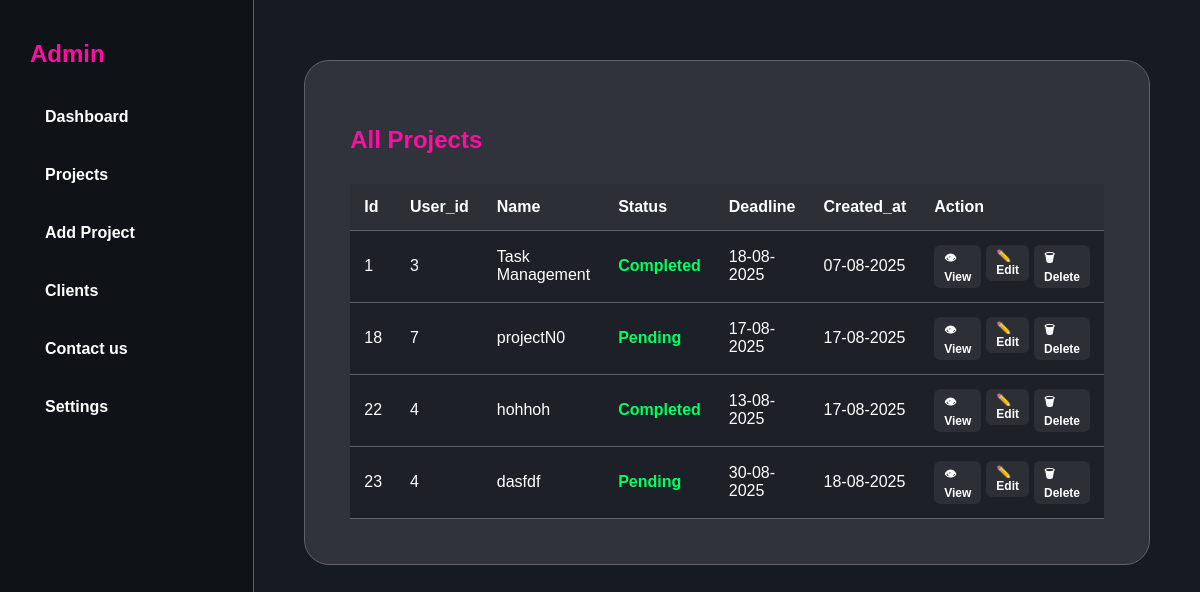
Screenshot of /admin/admin_projects.php with the database file from the repository.
### tables this page shows
CREATE TABLE `projects` (
  `id` int(11) NOT NULL,
  `user_id` int(11) NOT NULL,
  `project_name` varchar(255) NOT NULL,
  `status` enum('Pending','In Progress','Completed') DEFAULT 'Pending',
  `deadline` date DEFAULT NULL,
  `file_path` varchar(255) DEFAULT NULL,
  `created_at` timestamp NOT NULL DEFAULT current_timestamp()
);

### admin/admin_projects.php (the view, shortened to what this page needs)
<?php
require_once '../includes/db.php';
$Projects = $conn->query("SELECT id, user_id, project_name, status , deadline, file_path, created_at FROM projects");
?>
<!DOCTYPE html>
<html lang="en">
<head>
  <link rel="stylesheet" href="projectslist.css">
</head>
<body>
<div class="layout">
  <nav class="sidebar">
      <h2 class="navtop">Admin</h2>
      <a class="active" href="admin_dashboard.php">Dashboard</a>
      <a href="admin_projects.php">Projects</a>
      <a href="admin_add_project.php">Add Project</a>
      <a href="admin_clients.php">Clients</a>
      <a href="../contact_page.php">Contact us</a>
      <a href="#">Settings</a>
  </nav>
  <main class="main-content">
    <div class="container">
      <h2>All Projects</h2>
      <table class="Projects-table">
        <thead>
        <tr>
          <th>Id</th>
          <th>User_id</th>
          <th>Name</th>
          <th>Status</th>
          <th>Deadline</th>
          <th>Created_at</th>
          <th>Action</th>
        </tr>
        </thead>
        <tbody>
        <?php while ($row = $Projects->fetch_assoc()) : ?>
          <tr>
            <td><?php echo $row['id']; ?></td>
            <td><?php echo htmlspecialchars($row['user_id']); ?></td>
            <td><?php echo htmlspecialchars($row['project_name']); ?></td>
            <td>
              <span class="status <?php echo strtolower(trim($row['status'])); ?>">
                <?php echo $row['status']; ?>
              </span>
            </td>
            <td><?php echo date("d-m-Y", strtotime($row['deadline'])); ?></td>
            <td><?php echo date("d-m-Y", strtotime($row['created_at'])); ?></td>
            <td>
              <div class="action-btns">
                  <form method="get" action="admin_view_project.php" style="display:inline;">
                      <button class="edit-btn">👁 View</button>
                  </form>
                  <form method="get" action="admin_edit_project.php" style="display:inline;">
                      <button class="edit-btn">✏️ Edit</button>
                  </form>
                  <form method="post"  style="display:inline;">
                      <button class="edit-btn">🗑 Delete</button>
                  </form>
              </div>
            </td>
          </tr>
        <?php endwhile; ?>
        </tbody>
      </table>
    </div>
  </main>
</div>
</body>
</html>

### admin/projectslist.css (style rules this page uses)
body { font-family: poppins, sans-serif; margin: 0; }
.layout { height: 100vh; display: flex; }
.sidebar { width: 250px; background-color: #0f1216; padding: 20px; color: white; border-right: 1px solid #5e626a; }
.main-content { flex: 1; background-color: #161b22; }
.sidebar a { display: block; margin-bottom: 20px; color: white; text-decoration: none; padding: 10px; margin-left: 15px; font-weight: bolder; opacity: 2.5; }
.navtop { color: #ff0ea1; margin-left: 10px; margin-bottom: 30px; }
.container { border: 1px solid #5e626a; padding: 45px; margin: 60px 50px auto 50px; border-radius: 25px; background-color: #30333c; }
.container h2 { color: #ff0ea1; margin-bottom: 20px; }
.container form { display: flex; font-family: poppins, sans-serif; color: white; font-weight: bold; }
.Projects-table { width: 100%; margin-top: 30px; border-collapse: collapse; background-color: #1d2127; color: white; }
.Projects-table th, .Projects-table td { padding: 14px; border-bottom: 1px solid #5e626a; }
.Projects-table th { background-color: #2c2f36; text-align: left; }
.Projects-table td .status { color: #00ff62; font-weight: bold; }
.action-btns { cursor: pointer; font-size: 12px; display: flex; gap: 5px; }
.edit-btn { all: unset; cursor: pointer; padding: 4px 10px; background-color: #2c2f36; border-radius: 6px; transition: 0.2s; display: inline-block; }

### rows the page displays
projects: id "1", user "3", project_name "Task Management", status "Completed", deadline "18-08-2025", created_at "07-08-2025"
projects: id "18", user "7", project_name "projectN0", status "Pending", deadline "17-08-2025", created_at "17-08-2025"
projects: id "22", user "4", project_name "hohhoh", status "Completed", deadline "13-08-2025", created_at "17-08-2025"
projects: id "23", user "4", project_name "dasfdf", status "Pending", deadline "30-08-2025", created_at "18-08-2025"
